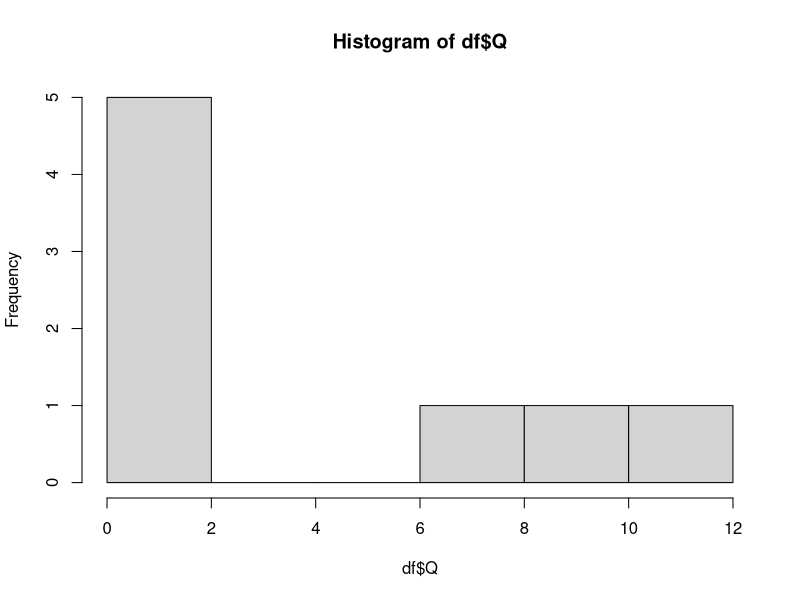
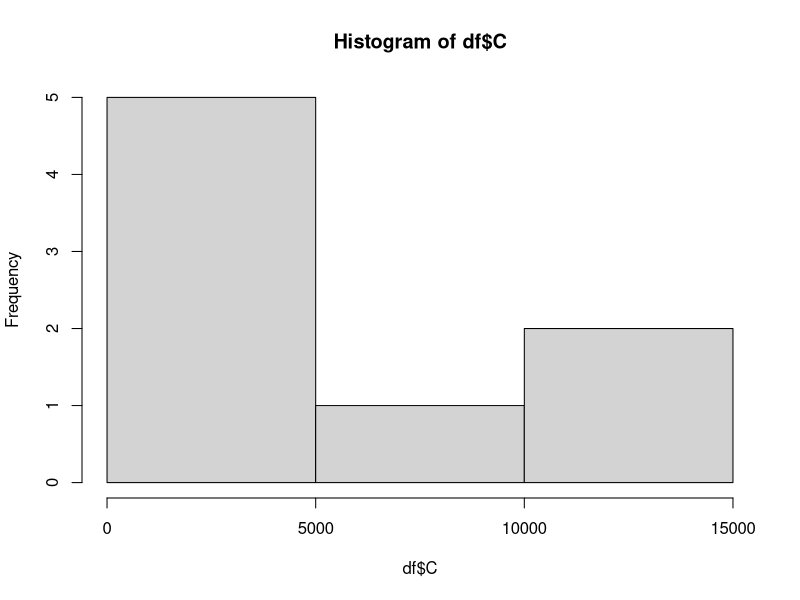
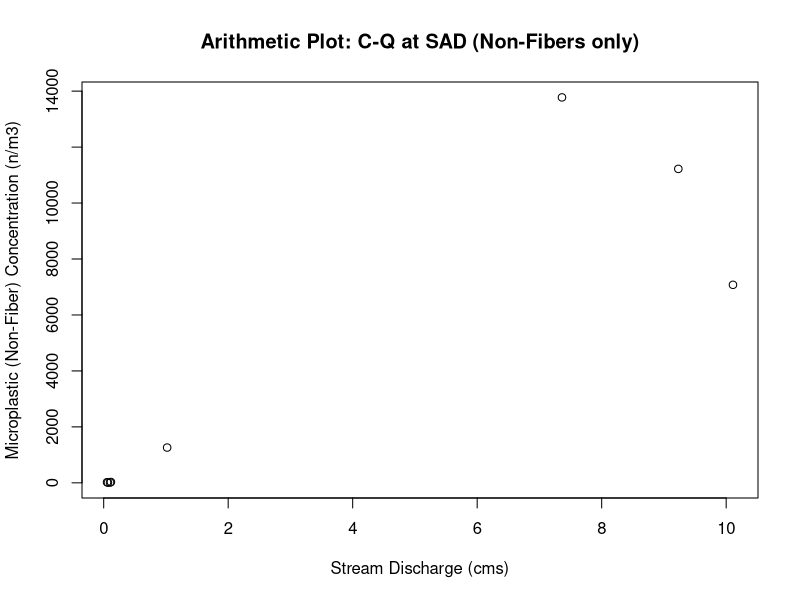
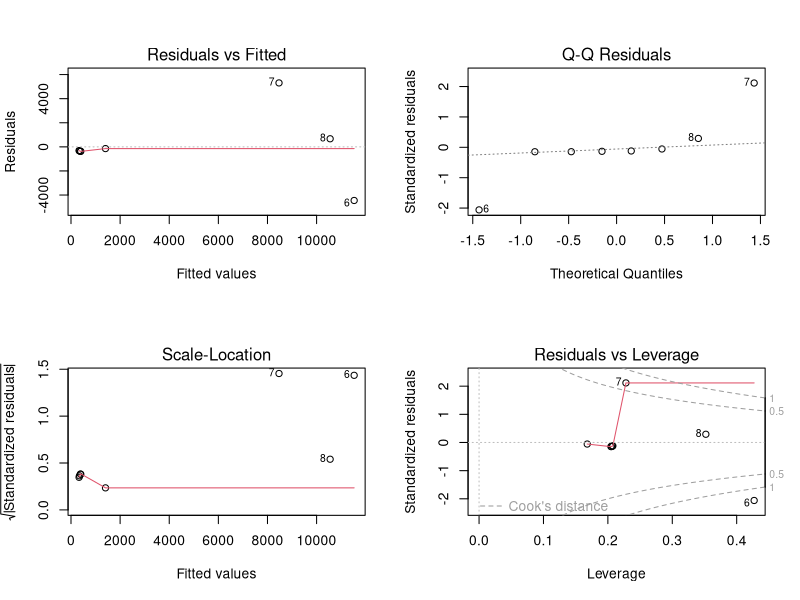
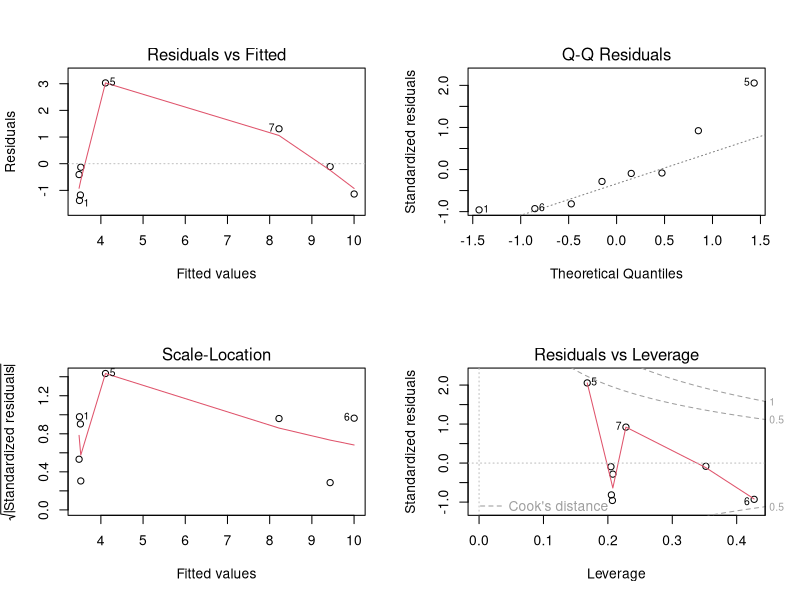
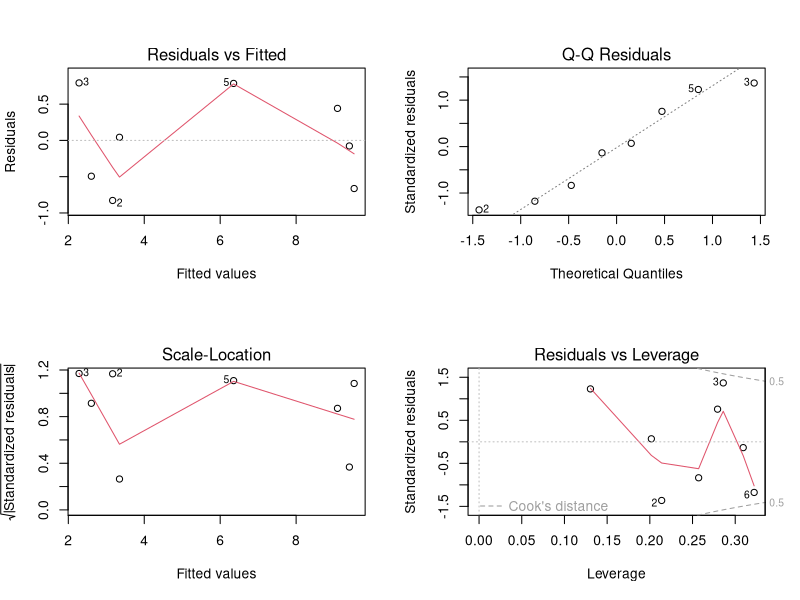
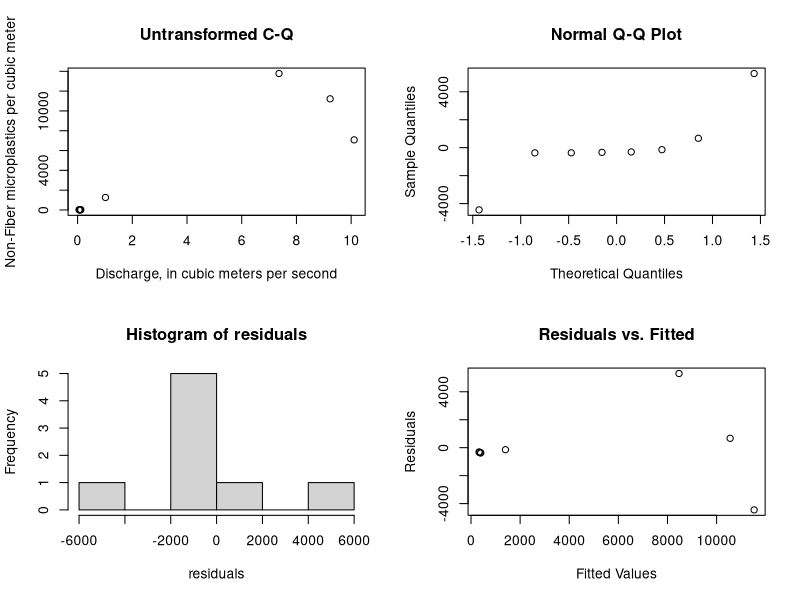
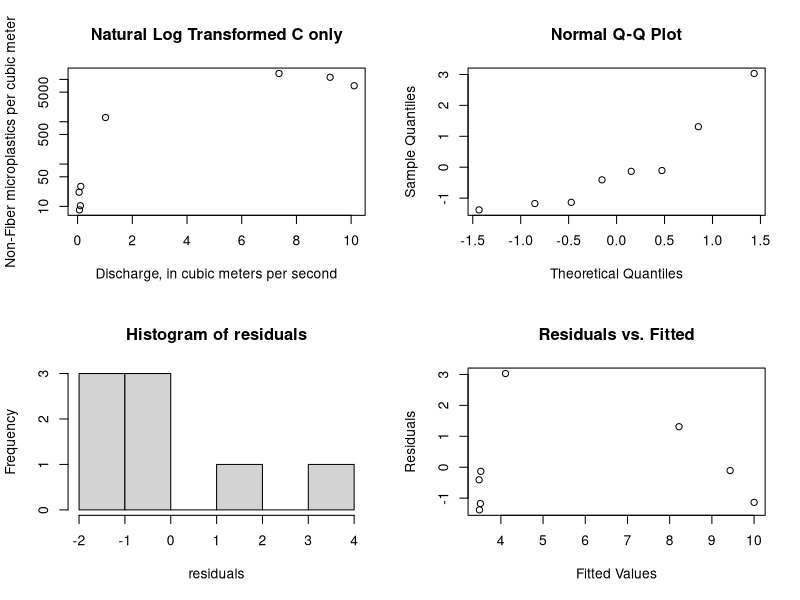

Recreate these plots in R, in order.
###Clear the R environment
rm(list=ls());graphics.off();cat("\f");
library(ggplot2)
library(scales)
library(lmtest)
library(car)
library(boot)
# Load SAD Sample Non-Fiber data [n/m3] paired with Discharge [m3/s]
#where where LF has been rescaled with B2 alpha = 2.662212467; CF = 1.592893367))
C <- c(8.271190137, # rescaled LL 300um to 250um
       10.37482485, # rescaled LL 300um to 250um
       21.6614931, # rescaled LL 300um to 250um
       29.6761929, # rescaled LL 300um to 250um
       1260.31856, # rescaled LL 300um to 250um
            7077.272727,
            13775.75758,
            11221.46119)
Q <- c(0.0679604,
       0.1019406,
       0.0538020,
       0.1160991,
       1.0194065,
       10.1091144,
       7.3623802,
       9.2312921)
df <- data.frame(Q,C)

#Test dataset for normality (#Null hypothesis is data is normally distributed)
shapiro.test(df$Q) # P< 0.05 --> not normally distributed
shapiro.test(df$C) # P< 0.05 --> not normally distributed
hist(df$Q) # histograms of Q data
hist(df$C) # histograms of C data

#Plot data in arithmetic space to see if linear
plot(df,xlab = "Stream Discharge (cms)", ylab = "Microplastic (Non-Fiber) Concentration (n/m3)", main = "Arithmetic Plot: C-Q at SAD (Non-Fibers only)")

#Create Linear Model and look at significance of coefficients
model <- lm(C ~ Q, data = df)
summary(model) #model not great
par(mfrow = c(2, 2))
# look at residual plots
plot(model) #Look for curvature, heteroskadasticity ....

# Test for normality in residuals of model
residuals<-resid(model) 
shapiro_xy <- shapiro.test(residuals) #Null hypothesis is data is normally distributed

# Perform the Non Constant Variance test
ncvTest_xy <- ncvTest(model) #Null hypothesis = homoscedasticity / No autocorrelation

#Print results
print("No Transformation")
cat("Test for normality of residuals:\n")
print(shapiro_xy)
cat("Test for constant variance of residuals:\n")
print(ncvTest_xy)

## If linear model is not a good fit/data is non-linear transform y, x, or both

###############################################################################
#Transform y only via ln(y)
##########################
#Create Model and look at significance and residual plots
model <- lm(log(C) ~ Q, data = df)
summary(model)
# residual plots
plot(model) #Look for curvature, heteroskadasticity ....

# Test for normality in residuals of model
residuals<-resid(model) 
shapiro_lny <- shapiro.test(residuals) #Null hypothesis is data is normally distributed

# Perform the Non Constant Variance test
ncvTest_lny <- ncvTest(model) #Null hypothesis = homoscedasticity / No autocorrelation

#Print results
print("Transform y only via ln(y)")
cat("Test for normality of residuals:\n")
print(shapiro_lny)
cat("Test for equal variance of residuals:\n")
print(ncvTest_lny)


###############################################################################
#Transform x and y  via ln()
##########################
#Create Model and look at significance and residual plots
model <- lm(log(C) ~ log(Q), data = df)
summary(model)
# residual plots
plot(model) #Look for curvature, heteroskadasticity ....

# Test for normality in residuals of model
residuals<-resid(model)
shapiro_lnxlny <- shapiro.test(residuals) #Null hypothesis is data is normally distributed

# Perform the Non Constant Variance test
ncvTest_lnxlny <- ncvTest(model) #Null hypothesis = homoscedasticity / No autocorrelation


#Print results
print("Transform x and y via ln()")
cat("Test for normality of residuals:\n")
print(shapiro_lnxlny)
cat("Test for equal variance of residuals:\n")
print(ncvTest_lnxlny)


###############################################################################
###############################################################################
#Below stats re-run with better plots
###############################################################################
###############################################################################

####SUMMARY PLOTS AND RERUN of STATS FOR EACH TYPE OF MODEL #####

#TYPE 1: Untransformed Model

par(mfrow = c(2, 2))
#Plot data in arithmetic space
plot(df, xlab="Discharge, in cubic meters per second",
     ylab="Non-Fiber microplastics per cubic meter", main="Untransformed C-Q")
#Model and look at significance and residual plots
model <- lm(C ~ Q, data = df)
summary(model)
#plot(model) Using below plots instead

# Test for normality in residuals of model
residuals<-resid(model)
qqnorm(residuals)
hist(residuals)
shapiro.test(residuals) #Null hypothesis is data is normally distributed

# Create a scatterplot of residuals vs. fitted values
plot(fitted(model), residuals, xlab = "Fitted Values", ylab = "Residuals", main = "Residuals vs. Fitted")
# Perform the Non Constant Variance test
ncvTest(model)



#TYPE 2: Natural Log C Transformed

par(mfrow = c(2, 2))
#Plot data in log-log space
plot(df, xlab="Discharge, in cubic meters per second",
     ylab="Non-Fiber microplastics per cubic meter", main="Natural Log Transformed C only", log = 'y')
#Model and look at significance and residual plots
model <- lm(log(C) ~ Q, data = df)
summary(model)
#plot(model) Using below plots instead

# Test for normality in residuals of model
residuals<-resid(model)
qqnorm(residuals)
hist(residuals)
shapiro.test(residuals) #Null hypothesis is data is normally distributed

# Create a scatterplot of residuals vs. fitted values
plot(fitted(model), residuals, xlab = "Fitted Values", ylab = "Residuals", main = "Residuals vs. Fitted")
# Perform the Non Constant Variance test
ncvTest(model)



#TYPE 3: Natural Log - Natural Log Transformed

par(mfrow = c(2, 2))
#Plot data in log-log space
plot(df, xlab="Discharge, in cubic meters per second",
     ylab="Non-Fiber microplastics per cubic meter", main="Natural Log Transformed C and Q", log = 'xy')
#Model and look at significance and residual plots
model <- lm(log(C) ~ log(Q), data = df)
summary(model)
#plot(model) Using below plots instead

# Test for normality in residuals of model
residuals<-resid(model)
qqnorm(residuals)
hist(residuals)
shapiro.test(residuals) #Null hypothesis is data is normally distributed

# Create a scatterplot of residuals vs. fitted values
plot(fitted(model), residuals, xlab = "Fitted Values", ylab = "Residuals", main = "Residuals vs. Fitted")
# Perform the Non Constant Variance test
ncvTest(model)

###############################################################################
###############################################################################
# Model selected: #TYPE 3: Natural Log Transformed C and Q
model <- lm(log(C) ~ log(Q), data = df)
###############################################################################
###############################################################################

###AFTER MODEL SELECTION#######


###AFTER MODEL SELECTION#######

#Bias Correction Selection Following Helschel & Hirsch 2002 and 2020
#regression equations fit in log space result in a bias when back transformed. 
#When the objective is to compute Loads by regressing and summing over the record 
#a correction must be applied because this method assumes the equation produces an estimate of the mean
# the sum of the means = the mean of the sum
# However, applying the regression in orginal units is violates this because the
#regression in original units is the an estimate of the median not the mean 
#the sum of the medians is not the median of the sum
#A sum of the median values will underestimate the sum of the mean.
#Therefore if unaccounted for this will underestimate the long-term mean load.

#Two bias correction methods are commonly employed
#Ferguson' Maximum Likelihood Estimation: residuals must be normally distributed (n > 30)
#Duan: Nonparametric Smearing (does not require normality; requires independence and homoscedastic)

#Our residuals are normally distributed
#Even though our sample size is less than 30,
#We will calculate both following H&H 2020 rcode

# For comparison calculate the mean of the observed concentrations
meanC <- mean(df$C) 
meanC

#calculate the mean of the y fitted values for each Q
yhat <-exp(model$fitted.values)
meanyhat <- mean(yhat) #compare mean of fitted values to mean observed concentrations
100*(meanC-meanyhat)/meanC #this is an overestimate of the mean of the observed data by ~3%

#Ferguson' Maximum Likelihood Estimation (MLE)

#calculate the MLE bias adj
sse <- sum(model$residuals^2)
sSquared <- sse / (length(model$residuals)-2)
biasAdj <- exp(0.5*sSquared)
biasAdj

#Apply MLE bias adj to yhat and check mean
ymle <-yhat*biasAdj
meanmle<-mean(ymle)
meanmle
100*(meanC-meanmle)/meanC #this is an overestimate of the mean of the observed data by ~28%

##
#Duan's Smearing Estimate of the Bias Correction Adjustment

#calculate the smearing estiamte
smearAdj <- sum(exp(model$residuals))/length(model$residuals)
smearAdj

#Apply Smearing adj to yhat and check mean
ysmear <-yhat*smearAdj
meanysmear<-mean(ysmear)
meanysmear
100*(meanC-meanysmear)/meanC #this is an overestimate of the mean of the observed data by ~20%

#####################################################

#Print summary
print(paste("Mean of Observations:", meanC))
print(paste("Mean of Fit:", meanyhat))
print(paste("MLE Adjustmented Mean:", meanmle))
print(paste("DuanAdjusted Mean:", meanysmear))

##Going with Duan Smearing Correction Adjustment Because
#1.) the sample size is less than 30 
#2.) the smear adjustment produces a closer estimate of mean than MLE adj


#####################################################

#####################################################
#calculating the confidence intervals
####################################################

#Confidence Intervals by bootstrapping (Non-parametric approach)
set.seed(123)  # for reproducibility
data <- data.frame(x=df$Q,
                   y=df$C)

# Define a function to fit the linear model and extract coefficients
fit_model <- function(data, indices) {
  bootmodel <- lm(log(y) ~ log(x), data = data[indices, ])
  return(coef(bootmodel))
}

# Set the number of bootstrap samples
num_bootstraps <- 10000

# Perform bootstrapping to get coefficient distributions
set.seed(123)  # for reproducibility
bootstrap_results <- boot(data, fit_model, R = num_bootstraps)

# Remove rows with missing values in the bootstrap results
bootstrap_results$t <- na.omit(bootstrap_results$t)

# Calculate confidence intervals for coefficients
confidence_intervals <- t(sapply(1:ncol(bootstrap_results$t), function(i) {
  quantile(bootstrap_results$t[, i], probs = c(0.025, 0.975))
}))

# Create a matrix of coefficient names and confidence intervals
coef_names <- names(coefficients(model))
coef_intervals <- data.frame(Coefficient = coef_names,
                             Lower_CI = confidence_intervals[, 1],
                             Upper_CI = confidence_intervals[, 2])

# Print and plot the confidence intervals
print(coef_intervals)

#############################################
#confidence intervals (This is a parametric approach and therefore assumes normality)
confint(model, level = 0.95) 

#############################################
###Confidence Intervals For Plots

#Create Confidence intervals (Uncorrected)
nmodel<- data.frame(Q = seq(from = min(df$Q), to = max(df$Q), length= 100))
model_conf <- exp(predict(model, nmodel, type = "response", interval = "confidence",level=0.95))
nmodel <- cbind(nmodel,model_conf)
nmodel

#Create Confidence intervals (CORRECTED)
model_conf_cor <- model_conf*smearAdj
nmodel_cor<-cbind(nmodel,model_conf_cor)
nmodel_cor <- `colnames<-`(nmodel_cor,c('Q','fit_uncor','lwr_uncor','upr_uncor','fit_cor','lwr_cor','upr_cor'))
nmodel_cor

#Create Prediction intervals (Uncorrected)
pmodel<- data.frame(Q = seq(from = min(df$Q), to = max(df$Q), length= 100))
model_preds <- exp(predict(model, pmodel, type = "response", interval = "prediction",level=0.95))
pmodel <- cbind(pmodel,model_preds)
pmodel

#Create Prediction intervals (CORRECTED)
model_preds_cor <- model_preds*smearAdj
pmodel_cor<-cbind(pmodel,model_preds_cor)
pmodel_cor <- `colnames<-`(pmodel_cor,c('Q','fit_uncor','lwr_uncor','upr_uncor','fit_cor','lwr_cor','upr_cor'))
pmodel_cor


#Plot the uncorrected and corrected model and confidence intervals
plot <- ggplot()+ 
  geom_line(aes(x = Q, y = fit), col = "gray", data = pmodel)+
  geom_line(aes(x = Q, y = lwr), linetype=2, col = "green", data = nmodel)+
  geom_line(aes(x = Q, y = upr), linetype=2, col = "green", data = nmodel)+
  geom_line(aes(x = Q, y = lwr), linetype=2, col = "orange", data = pmodel)+
  geom_line(aes(x = Q, y = upr), linetype=2, col = "orange", data = pmodel)+
  geom_line(aes(x = Q, y = fit_cor), col = "black", data = pmodel_cor)+
  geom_line(aes(x = Q, y = lwr_cor), linetype=2, col = "blue", data = nmodel_cor)+
  geom_line(aes(x = Q, y = upr_cor), linetype=2, col = "blue", data = nmodel_cor)+
  geom_line(aes(x = Q, y = fit_cor), col = "transparent", data = pmodel_cor)+
  geom_line(aes(x = Q, y = lwr_cor), linetype=2, col = "purple", data = pmodel_cor)+
  geom_line(aes(x = Q, y = upr_cor), linetype=2, col = "purple", data = pmodel_cor)+
  geom_point(data = df, aes(x=Q, y=C))+
  ggtitle("MP Concentration-Discharge: SAD (Non-Fibers)") +
  xlab("Discharge, in cubic meters per second") +
  ylab("Non-Fiber microplastics per cubic meter")
plot
plot    +scale_x_log10(breaks = trans_breaks("log10", function(x) 10^x),
                       labels = trans_format("log10", math_format(10^.x))) +
  scale_y_log10(breaks = trans_breaks("log10", function(x) 10^x),
                labels = trans_format("log10", math_format(10^.x))) +
  theme_bw()+
  annotate(geom="text", x=0.5, y=8000, label="Ln(Concentration)= 6.327 + 1.384 × Ln(Discharge)
       Duan Smearing Correction Adjustment = 1.186",
           color="black")

plot+ theme_bw()+
  annotate(geom="text", x=7.5, y=1, label="Concentration = 1.186 x 559.5 × Discharge^1.384",
           color="black")


##Plot of Final
#Plot the uncorrected and corrected model and confidence intervals
plot <- ggplot()+ 
  geom_line(aes(x = Q, y = fit_cor), col = "black", data = pmodel_cor)+
  geom_line(aes(x = Q, y = lwr_cor), linetype=2, col = "blue", data = nmodel_cor)+
  geom_line(aes(x = Q, y = upr_cor), linetype=2, col = "blue", data = nmodel_cor)+
  geom_line(aes(x = Q, y = lwr_cor), linetype=2, col = "purple", data = pmodel_cor)+
  geom_line(aes(x = Q, y = upr_cor), linetype=2, col = "purple", data = pmodel_cor)+
  geom_point(data = df, aes(x=Q, y=C))+
  ggtitle("MP Concentration-Discharge: SAD (Non-Fibers)") +
  xlab("Discharge, in cubic meters per second") +
  ylab("Non-Fibers, number per cubic meter")
plot

plot    +scale_x_log10(breaks = trans_breaks("log10", function(x) 10^x),
                       labels = trans_format("log10", math_format(10^.x))) +
  scale_y_log10(breaks = trans_breaks("log10", function(x) 10^x),
                labels = trans_format("log10", math_format(10^.x))) +
  annotate(geom="text", x=0.5, y=1, label="Ln(Concentration)= 6.327 + 1.384 × Ln(Discharge)
    Duan Smearing Correction Adjustment = 1.186",
           color="black")+
  theme(
    legend.text = element_text(size = 12),      # Increase legend text size
    legend.title = element_text(size = 14),     # Increase legend title size
    axis.title.x = element_text(size = 14),     # Increase x-axis title size
    axis.title.y = element_text(size = 14),     # Increase y-axis title size
    axis.text.x = element_text(size = 12, color= "black"),       # Increase x-axis label size
    axis.text.y = element_text(size = 12, color = "black"),      # Increase y-axis label size
    plot.title = element_text(size = 16, face = "bold"), # Increase title size
    plot.subtitle = element_text(size = 12, face = "bold", hjust = 0, vjust = 1.5),
    axis.ticks.y = element_line(color = "black"))+
  annotate("rect", xmin = 15.5, xmax = 19.5, ymin = 0.035, ymax = 0.01, 
           fill = "white", color = "black") +  # Draw the white box with a black border
  annotate("text", x = 17.5, y = 0.02, label = "b", size = 6.5, fontface = "bold") 

plot+ theme_bw()+
  annotate(geom="text", x=2.5, y=60000, label="Concentration = 1.186 x 559.5 × Discharge^1.384",
           color="black")


